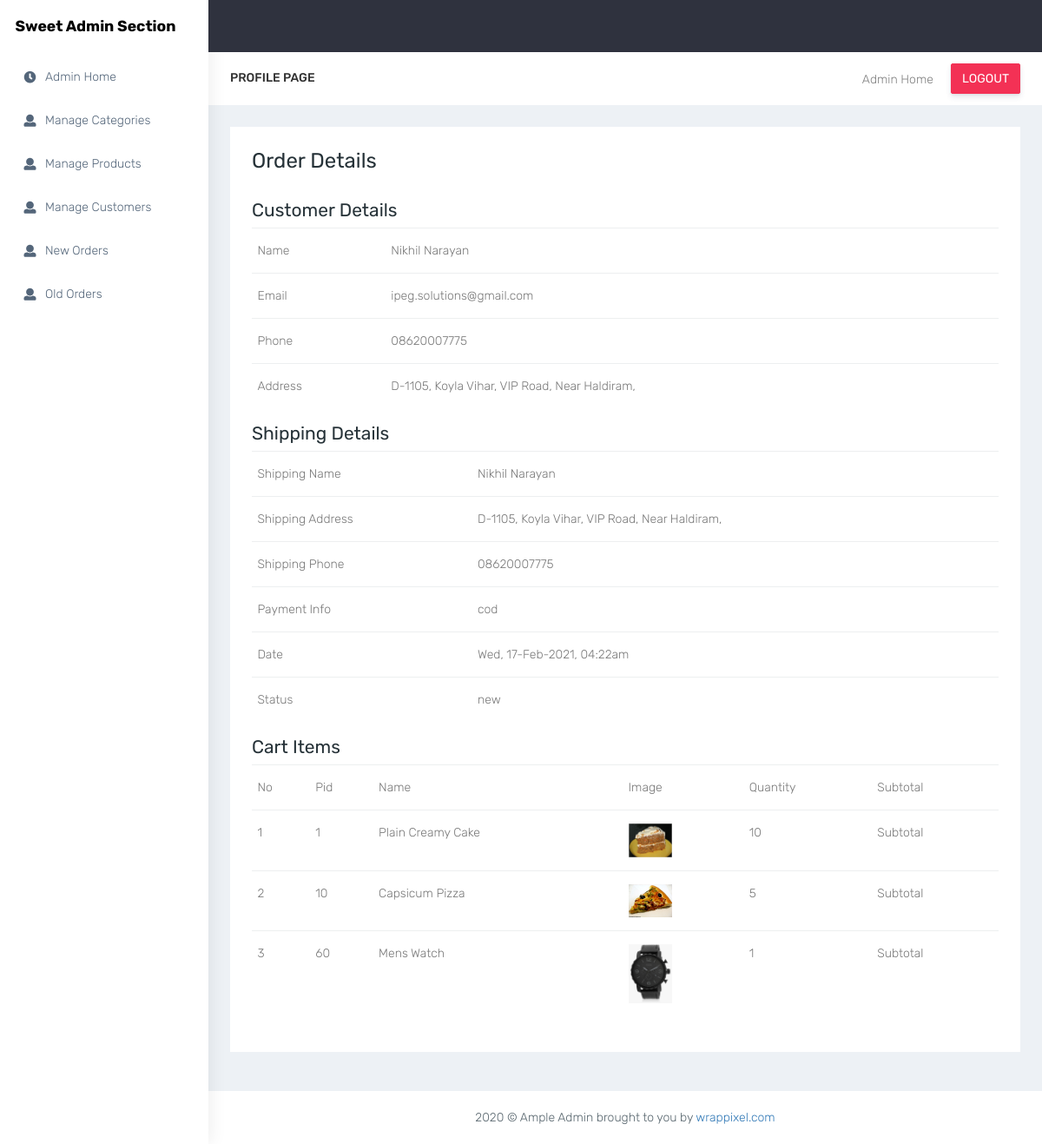
The page /administrator/order_details.php?order_id=1 (signed in) on the database its author committed.
### tables this page shows
CREATE TABLE `customers` (
  `cust_id` int(11) NOT NULL,
  `fullname` varchar(50) NOT NULL,
  `email` varchar(50) NOT NULL,
  `password` varchar(50) NOT NULL,
  `phone` varchar(30) NOT NULL,
  `address` varchar(200) NOT NULL,
  `timestamp` varchar(20) NOT NULL
);

CREATE TABLE `orders` (
  `order_id` int(11) NOT NULL,
  `cust_id` int(11) NOT NULL,
  `shipping_fullname` varchar(50) NOT NULL,
  `shipping_phone` varchar(30) NOT NULL,
  `shipping_address` varchar(200) NOT NULL,
  `payment_info` varchar(200) NOT NULL,
  `timestamp` varchar(20) NOT NULL,
  `status` varchar(50) NOT NULL
);

CREATE TABLE `cart_items` (
  `cart_item_id` int(11) NOT NULL,
  `order_id` int(11) NOT NULL,
  `pid` int(11) NOT NULL,
  `quantity` int(11) NOT NULL,
  `purchase_price` int(11) NOT NULL,
  `product_name` varchar(100) NOT NULL
);

CREATE TABLE `products` (
  `id` int(11) NOT NULL,
  `name` varchar(100) NOT NULL DEFAULT '',
  `details` text NOT NULL,
  `image` varchar(100) NOT NULL DEFAULT '',
  `price` int(4) NOT NULL DEFAULT 0,
  `cid` int(6) NOT NULL DEFAULT 0,
  `total_views` int(11) NOT NULL,
  `total_sales` int(11) NOT NULL
);

### administrator/order_details.php (the view, shortened to what this page needs)
<?php
include "lib/connection.php";
include "lib/header.php";
?>
            <div class="container-fluid">
                <div class="row">
                    <div class="col-lg-12 col-xlg-12 col-md-12">
                        <div class="card">
                            <div class="card-body">
                                <h2 class="box-title">Order Details</h2>
                                <br>
                                <?php
                                 $sql = "SELECT * FROM `orders` WHERE `order_id` = '$_GET[order_id]' ";
                                 $res = $db->query($sql);
                                 $row = $res->fetch_array();
                                 $sql2 = "SELECT * FROM `customers` WHERE `cust_id` = '$row[cust_id]' ";
                                 $res2 = $db->query($sql2);
                                 $row2 = $res2->fetch_array();
                                 print '<h3 class="box-title">Customer Details</h3>
                                  <table class="table">
                                    <tr>
                                        <td>Name</td>
                                        <td>'.$row2['fullname'].'</td>
                                    </tr>
                                    <tr>
                                        <td>Email</td>
                                        <td>'.$row2['email'].'</td>
                                    </tr>
                                    <tr>
                                        <td>Phone</td>
                                        <td>'.$row2['phone'].'</td>
                                    </tr>
                                    <tr>
                                        <td>Address</td>
                                        <td>'.$row2['address'].'</td>
                                    </tr>
                                  </table>
                                 ';
                                 print '<h3 class="box-title">Shipping Details</h3>
                                  <table class="table">
                                    <tr>
                                        <td>Shipping Name</td>
                                        <td>'.$row['shipping_fullname'].'</td>
                                    </tr>
                                    <tr>
                                        <td>Shipping Address</td>
                                        <td>'.$row['shipping_address'].'</td>
                                    </tr>
                                    <tr>
                                        <td>Shipping Phone</td>
                                        <td>'.$row['shipping_phone'].'</td>
                                    </tr>
                                    <tr>
                                        <td>Payment Info</td>
                                        <td>'.$row['payment_info'].'</td>
                                    </tr>
                                    <tr>
                                        <td>Date</td>
                                        <td>'.date("D, d-M-Y, h:ia",$row['timestamp']).'</td>
                                    </tr>
                                    <tr>
                                        <td>Status</td>
                                        <td>'.$row['status'].'</td>
                                    </tr>
                                  </table>
                                  <h3 class="box-title">Cart Items</h3>
                                  <table class="table">
                                    <tr>
                                        <td>No</td>
                                        <td>Pid</td>
                                        <td>Name</td>
                                        <td>Image</td>
                                        <td>Quantity</td>
                                        <td>Subtotal</td>
                                    </tr>
                                 ';
                                $no = 0;
                                $sql = "SELECT * FROM `cart_items` WHERE `order_id` = '$_GET[order_id]' ";
                                $res = $db->query($sql);
                                while($row = $res->fetch_array()) {
                                     $sql2 = "SELECT * FROM `products` WHERE `id` = '$row[pid]' ";
                                     $res2 = $db->query($sql2);
                                     $row2 = $res2->fetch_array();
                                     $no++;
                                     print "<tr>
                                        <td>$no</td>
                                        <td>$row[pid]</td>
                                        <td>$row2[name]</td>
                                        <td><img src = \"../$row2[image]\" width = 50></td>
                                        <td>$row[quantity]</td>
                                        <td>Subtotal</td>
                                    </tr>";
                                }
                                 ?>
                                    </table>
                            </div>
                        </div>
                    </div>
                </div>
            </div>
 <?php
 include "lib/footer.php";
 ?>

### rows shown on the page
customers: fullname "Nikhil Narayan", email "ipeg.solutions@gmail.com", phone "08620007775", address "D-1105, Koyla Vihar, VIP Road, Near Haldiram,"
orders: shipping_fullname "Nikhil Narayan", shipping_address "D-1105, Koyla Vihar, VIP Road, Near Haldiram,", shipping_phone "08620007775", payment_info "cod", timestamp "Wed, 17-Feb-2021, 04:22am", status "new"
cart_items: pid "1", products.name "Plain Creamy Cake", products.image (picture), quantity "10"
cart_items: pid "10", products.name "Capsicum Pizza", products.image (picture), quantity "5"
cart_items: pid "60", products.name "Mens Watch", products.image (picture), quantity "1"
